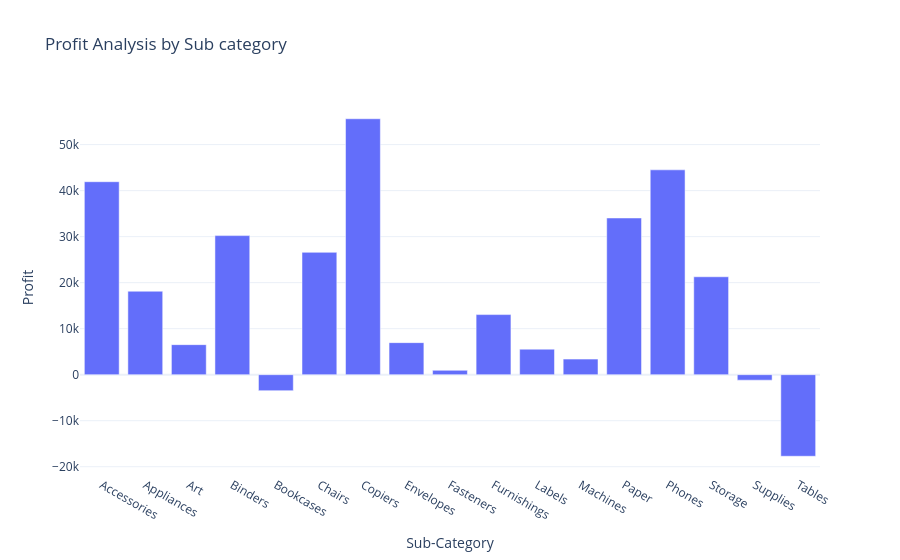

Notebook code for this chart:
### Code cell
fig = px.bar(profit_by_subcategory, x='Sub-Category', y='Profit', title="Profit Analysis by Sub category")
fig.show()

### Figure 1 — Plotly figure (JSON) as saved in the notebook; plotly's stock layout.template omitted (floating-point values rounded to 4 significant figures)
{"data": [{"hovertemplate": "Sub-Category=%{x}<br>Profit=%{y}<extra></extra>", "legendgroup": "", "marker": {"color": "#636efa", "pattern": {"shape": ""}}, "name": "", "orientation": "v", "showlegend": false, "textposition": "auto", "type": "bar", "x": ["Accessories", "Appliances", "Art", "Binders", "Bookcases", "Chairs", "Copiers", "Envelopes", "Fasteners", "Furnishings", "Labels", "Machines", "Paper", "Phones", "Storage", "Supplies", "Tables"], "xaxis": "x", "y": [41940.0, 18140.0, 6528.0, 30220.0, -3473.0, 26590.0, 55620.0, 6964.0, 949.5, 13060.0, 5546.0, 3385.0, 34050.0, 44520.0, 21280.0, -1189.0, -17730.0], "yaxis": "y"}], "layout": {"barmode": "relative", "legend": {"tracegroupgap": 0}, "title": {"text": "Profit Analysis by Sub category"}, "xaxis": {"anchor": "y", "domain": [0, 1], "title": {"text": "Sub-Category"}}, "yaxis": {"anchor": "x", "domain": [0, 1], "title": {"text": "Profit"}}}}
